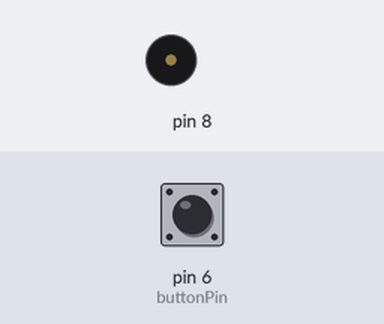
This sketch was run on a simulated Arduino Uno, built with avr-gcc and run on an emulated ATmega328P. Shown: buzzer (waves = sounding). The inputs (shaded band) are chosen by the test bench; at power-on: pin 6 (buttonPin) HIGH. What the sketch prints to the serial monitor is not drawn.

Above: at 1.7 s.
At 5.79 s:
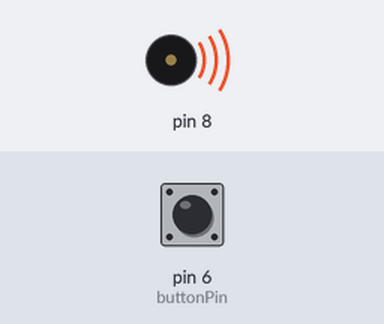
Timing chart, 0 to 6.5 s (numbered marks = the images above):
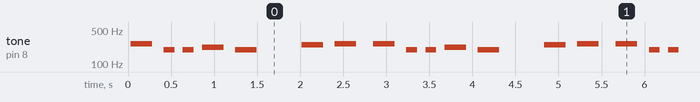

The sketch:

toneMelody.ino
```cpp
#include "pitches.h"
byte previousState=1, presentState=1, songNumber=10;
const int buttonPin = 6;     // the number of the pushbutton pin
int songLen[2] = {8, 47};
int thisNote = 0;


int melody[] = {
  NOTE_C4, NOTE_G3, NOTE_G3, NOTE_A3, NOTE_G3, 0, NOTE_B3, NOTE_C4
};
int melody1[] = {
  NOTE_C6, NOTE_A5, NOTE_F5, 0, NOTE_C6, 0, NOTE_AS5, 0, NOTE_G5,
 0, 0, 0, NOTE_AS5, NOTE_G5, NOTE_E5, 0, NOTE_AS5, 0, NOTE_A5, 0, NOTE_F5,
 0, 0, 0, 0, NOTE_CS5, NOTE_F5, NOTE_AS5, NOTE_A5, NOTE_C6, NOTE_F5,
 0, 0, NOTE_A5, NOTE_AS5, NOTE_A5, NOTE_AS5, NOTE_A5, NOTE_AS5, NOTE_A5, NOTE_F5, NOTE_G5, 0, 0, 0, 0
};


// note durations: 4 = quarter note, 8 = eighth note, etc.:
int noteDurations[] = {
    4, 8, 8, 4, 4, 4, 4, 4
};
int noteDurations1[] = {
   4, 8, 8, 8, 8, 8, 8, 8, 8,
  4,4,4,4,8,8,8,8,8,8,8,8,
  4, 4, 4, 4, 4, 4, 4, 4, 8, 8,
  4, 8, 8, 8, 8, 8, 8, 8, 8, 8, 8, 4, 4, 4, 4
};


void setup() {
  // initialize the pushbutton pin as an input:
  pinMode(buttonPin, INPUT_PULLUP);
   Serial.begin(9600);
}

void loop() {
  checkButton();

   if(songNumber==10){
     for (thisNote = 0; thisNote < songLen[0]; thisNote++) {

      // to calculate the note duration, take one second divided by the note type.
      //e.g. quarter note = 1000 / 4, eighth note = 1000/8, etc.
      int noteDuration = 1000 / noteDurations[thisNote];
      tone(8, melody[thisNote], noteDuration);
      checkButton();

      // to distinguish the notes, set a minimum time between them.
      // the note's duration + 30% seems to work well:
      int pauseBetweenNotes = noteDuration * 1.30;
      delay(pauseBetweenNotes);
      // stop the tone playing:
      noTone(8);
      checkButton();
    }
    checkButton();
   }

  if(songNumber==11){
    checkButton();
    for (thisNote = 0; thisNote < songLen[1]; thisNote++) {

      // to calculate the note duration, take one second divided by the note type.
      //e.g. quarter note = 1000 / 4, eighth note = 1000/8, etc.
      int noteDuration = 1000 / noteDurations1[thisNote];
      tone(8, melody1[thisNote], noteDuration);
      checkButton();
      // to distinguish the notes, set a minimum time between them.
      // the note's duration + 30% seems to work well:
      int pauseBetweenNotes = noteDuration * 1.30;
      delay(pauseBetweenNotes);
      // stop the tone playing:
      noTone(8);
      checkButton();
    }
    checkButton();
   }

}

// void playMusic()
// {
//       checkButton();
//     for (int thisNote = 0; thisNote < 14; thisNote++) {

//       // to calculate the note duration, take one second divided by the note type.
//       //e.g. quarter note = 1000 / 4, eighth note = 1000/8, etc.
//       int noteDuration = 1000 / noteDurations2[thisNote];
//       tone(8, melody2[thisNote], noteDuration);
//       checkButton();
//       // to distinguish the notes, set a minimum time between them.
//       // the note's duration + 30% seems to work well:
//       int pauseBetweenNotes = noteDuration * 1.30;
//       delay(pauseBetweenNotes);
//       // stop the tone playing:
//       noTone(8);
//       checkButton();
//     }
// }

void checkButton()
{
  for(int i = 0; i < 10; i++)
  {
    presentState = digitalRead(buttonPin);
    delay(2);
  }
  presentState = digitalRead(buttonPin);
  Serial.println(presentState);
  if(presentState==0){
    songNumber=21-songNumber;
    Serial.println(songNumber);
    if(songNumber == 10) {
      thisNote = songLen[1];
      Serial.println(thisNote);
      delay(300);
      }
    else if(songNumber == 11) {
      thisNote = songLen[0];
      Serial.println(thisNote);
      delay(300);
      }

  } else {
    previousState = presentState;
  }
  delay(10);
  previousState = presentState;
}
```

pitches.h
```cpp
/*************************************************
   Public Constants
 *************************************************/

#define NOTE_B0  31
#define NOTE_C1  33
#define NOTE_CS1 35
#define NOTE_D1  37
#define NOTE_DS1 39
#define NOTE_E1  41
#define NOTE_F1  44
#define NOTE_FS1 46
#define NOTE_G1  49
#define NOTE_GS1 52
#define NOTE_A1  55
#define NOTE_AS1 58
#define NOTE_B1  62
#define NOTE_C2  65
#define NOTE_CS2 69
#define NOTE_D2  73
#define NOTE_DS2 78
#define NOTE_E2  82
#define NOTE_F2  87
#define NOTE_FS2 93
#define NOTE_G2  98
#define NOTE_GS2 104
#define NOTE_A2  110
#define NOTE_AS2 117
#define NOTE_B2  123
#define NOTE_C3  131
#define NOTE_CS3 139
#define NOTE_D3  147
#define NOTE_DS3 156
#define NOTE_E3  165
#define NOTE_F3  175
#define NOTE_FS3 185
#define NOTE_G3  196
#define NOTE_GS3 208
#define NOTE_A3  220
#define NOTE_AS3 233
#define NOTE_B3  247
#define NOTE_C4  262
#define NOTE_CS4 277
#define NOTE_D4  294
#define NOTE_DS4 311
#define NOTE_E4  330
#define NOTE_F4  349
#define NOTE_FS4 370
#define NOTE_G4  392
#define NOTE_GS4 415
#define NOTE_A4  440
#define NOTE_AS4 466
#define NOTE_B4  494
#define NOTE_C5  523
#define NOTE_CS5 554
#define NOTE_D5  587
#define NOTE_DS5 622
#define NOTE_E5  659
#define NOTE_F5  698
#define NOTE_FS5 740
#define NOTE_G5  784
#define NOTE_GS5 831
#define NOTE_A5  880
#define NOTE_AS5 932
#define NOTE_B5  988
#define NOTE_C6  1047
#define NOTE_CS6 1109
#define NOTE_D6  1175
#define NOTE_DS6 1245
#define NOTE_E6  1319
#define NOTE_F6  1397
#define NOTE_FS6 1480
#define NOTE_G6  1568
#define NOTE_GS6 1661
#define NOTE_A6  1760
#define NOTE_AS6 1865
#define NOTE_B6  1976
#define NOTE_C7  2093
#define NOTE_CS7 2217
#define NOTE_D7  2349
#define NOTE_DS7 2489
#define NOTE_E7  2637
#define NOTE_F7  2794
#define NOTE_FS7 2960
#define NOTE_G7  3136
#define NOTE_GS7 3322
#define NOTE_A7  3520
#define NOTE_AS7 3729
#define NOTE_B7  3951
#define NOTE_C8  4186
#define NOTE_CS8 4435
#define NOTE_D8  4699
#define NOTE_DS8 4978
```

Measured:
- by itself, tone on pin 8: repeats every 2.8 s: silent 0.14 s, 2 × (196 Hz 0.13 s, silent 0.10 s), 220 Hz 0.25 s, silent 0.14 s, 196 Hz 0.25 s, silent 0.52 s, 247 Hz 0.25 s, silent 0.14 s, 262 Hz 0.25 s, silent 0.20 s, 262 Hz 0.25 s
